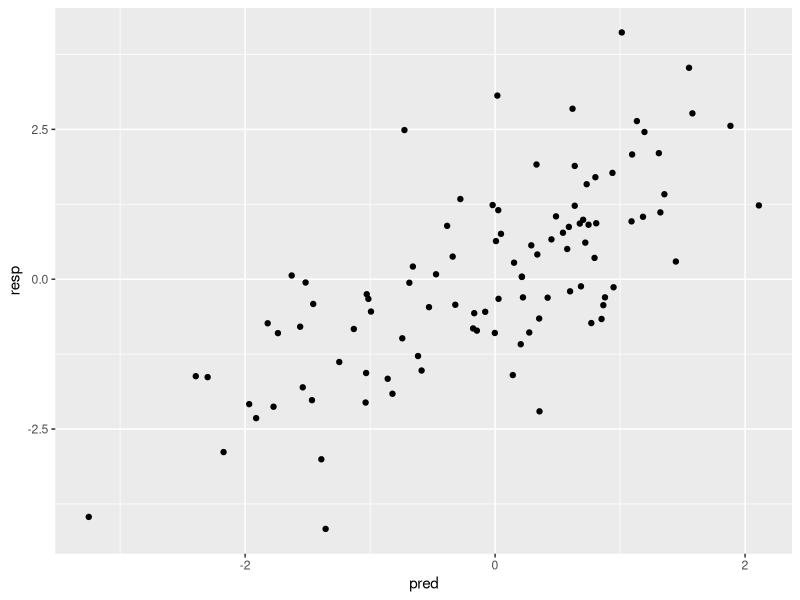

The R source for this figure:
#call this script from the command line with the following syntax:
  # R --no-save < script1.R --args seed=23978 out=out1.pdf
  # If arguments are not given, the default behavior is:
  # seed - if not supplied, a new seed will be created using the current time and the process ID
  # out - if not supplied the pdf generated will be saved to the file out1.pdf

library(tidyverse)
library(cowplot)

# get arguments
tmp <- commandArgs(TRUE)

# make a named list of arguments
lst <- strsplit(tmp, '=', fixed = TRUE) %>%
  lapply(`[`, 2)

names(lst) <- strsplit(tmp, '=', fixed = TRUE) %>%
  sapply(`[`, 1)
# fill in defaults if not given
if(is.null(lst$out))
  lst$out <- 'out1.pdf'

if(!is.null(lst$seed))
  set.seed(as.numeric(lst$seed))

dat <- data_frame(pred = rnorm(100),
                  resp = pred + rnorm(100))

pdf(lst$out)
ggplot(dat, aes(pred, resp)) +
  geom_point()
dev.off()
